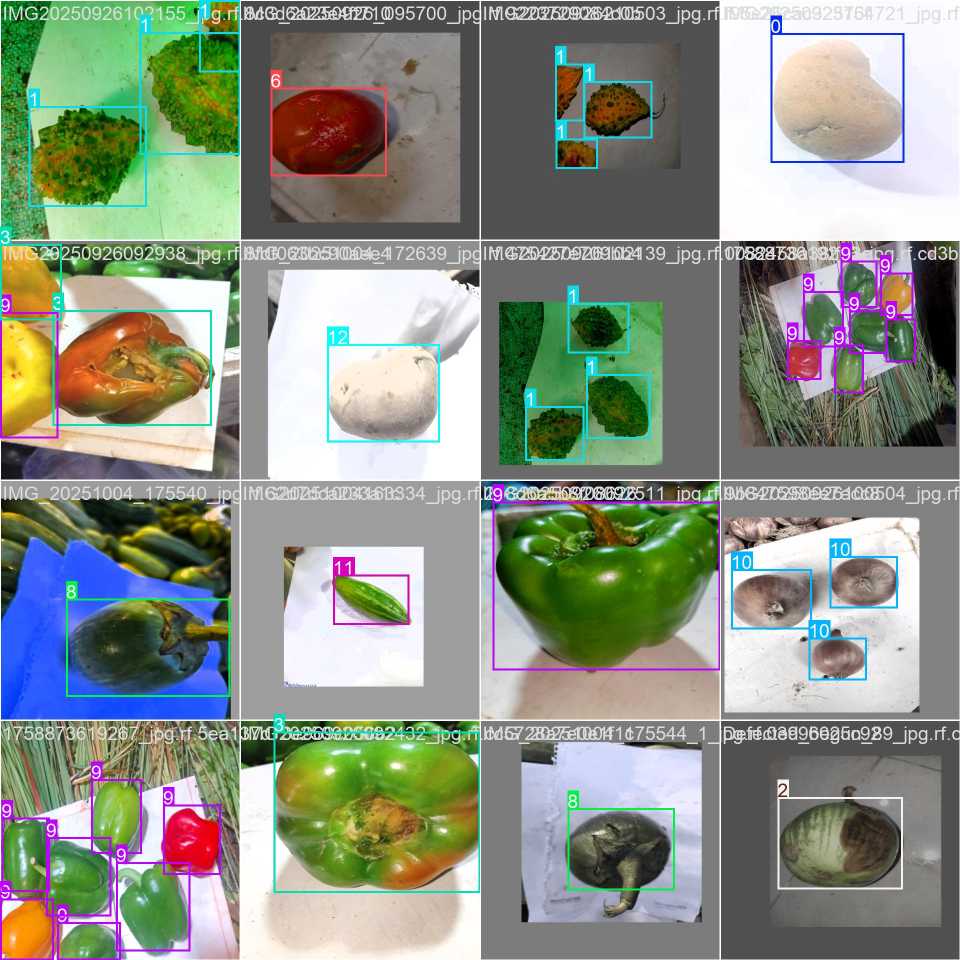
#> input picture models/yolo_bulb_detector/train_batch0.jpg, 1920 x 1920 px (shown at 1/2 size)
$ python -i augmentations.py   (imports and definitions only)
#> lines starting #> are read from the running program, lines starting #| are printed output that depends on the picture
import random
from PIL import Image, ImageEnhance, ImageFilter

class AgriculturalImageAugmenter:
    """
    Realistic Agricultural Augmenter for Onion Defect Detection.
    Maintains visual authenticity of rot, skin splits, and sprout characteristics.
    """
    def __init__(self, rotation_deg=15, brightness_range=(0.85, 1.15), contrast_range=(0.9, 1.1)):
        self.rotation_deg = rotation_deg
        self.brightness_range = brightness_range
        self.contrast_range = contrast_range

    def augment(self, image: Image.Image) -> Image.Image:
        img = image.copy()

        # 1. Random Mild Rotation (-15 to +15 deg)
        if random.random() > 0.5:
            angle = random.uniform(-self.rotation_deg, self.rotation_deg)
            img = img.rotate(angle, resample=Image.BICUBIC, expand=False)

        # 2. Horizontal Flip
        if random.random() > 0.5:
            img = img.transpose(Image.FLIP_LEFT_RIGHT)

        # 3. Mild Lighting & Brightness Variation (Simulating Field Shadow / Sunlight)
        if random.random() > 0.4:
            factor = random.uniform(*self.brightness_range)
            img = ImageEnhance.Brightness(img).enhance(factor)

        # 4. Contrast Variation
        if random.random() > 0.4:
            factor = random.uniform(*self.contrast_range)
            img = ImageEnhance.Contrast(img).enhance(factor)

        # 5. Mild Blur (Simulating Lens Dust or Motion Blur)
        if random.random() > 0.8:
            img = img.filter(ImageFilter.GaussianBlur(radius=random.uniform(0.3, 0.8)))

        return img

>>> from PIL import Image
>>> picture = Image.open('../../models/yolo_bulb_detector/train_batch0.jpg')
#> picture is the input picture: PIL image 1920x1920 RGB; mean R, G, B 138.9, 145.9, 133.5
>>> result = AgriculturalImageAugmenter().augment(picture)
#> in augment, `img = img.rotate(angle, resample=Image.BICUBIC, expand=False)`:
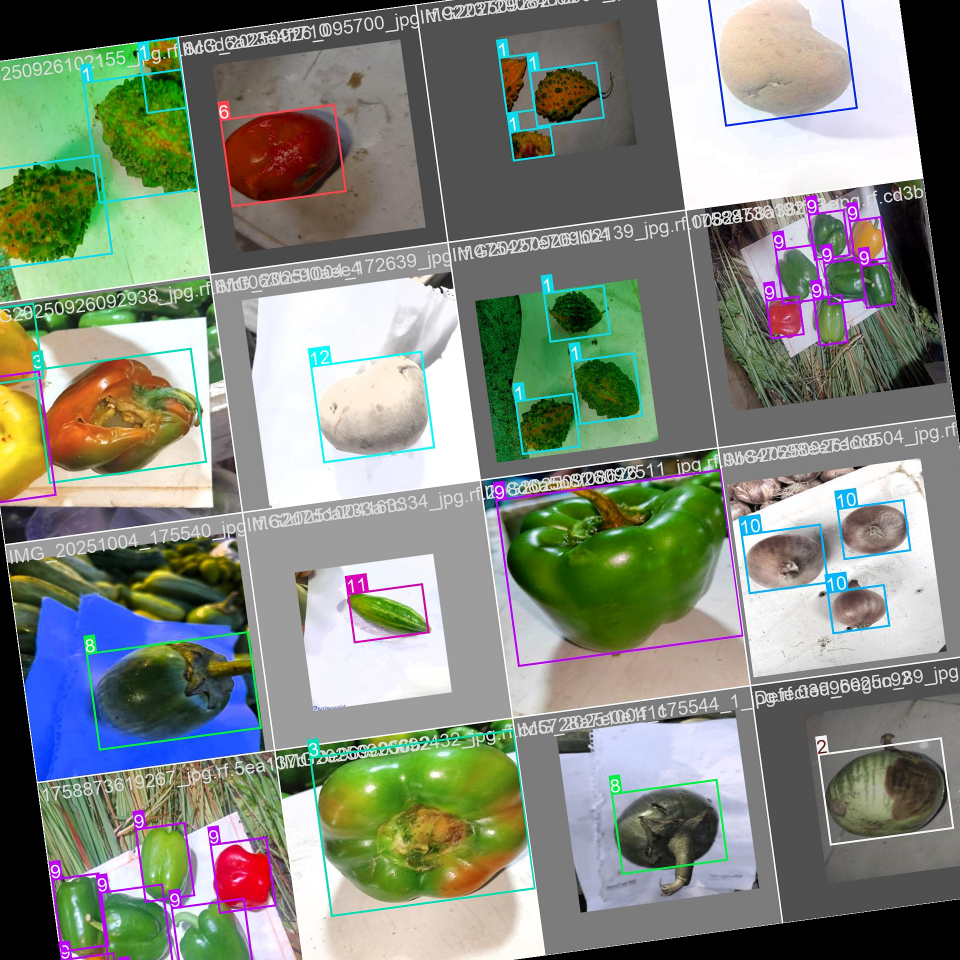
#> img: PIL image 1920x1920 RGB (shown at 1/2 size); mean R, G, B 129.3, 135.9, 124.5

$ run again, on models/yolo_bulb_detector/train_batch1.jpg
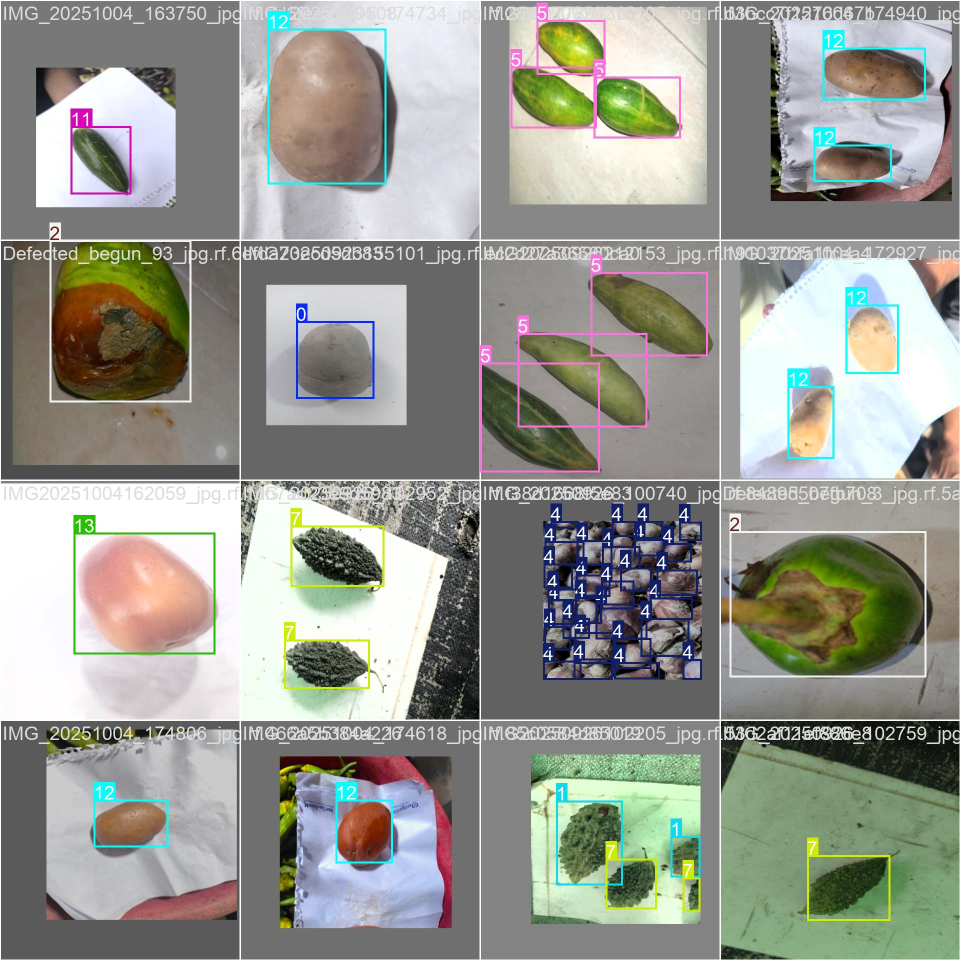
#> input picture models/yolo_bulb_detector/train_batch1.jpg, 1920 x 1920 px (shown at 1/2 size)
#> picture is the input picture: PIL image 1920x1920 RGB; mean R, G, B 150.3, 152.1, 144
#> in augment, `img = img.rotate(angle, resample=Image.BICUBIC, expand=False)`:
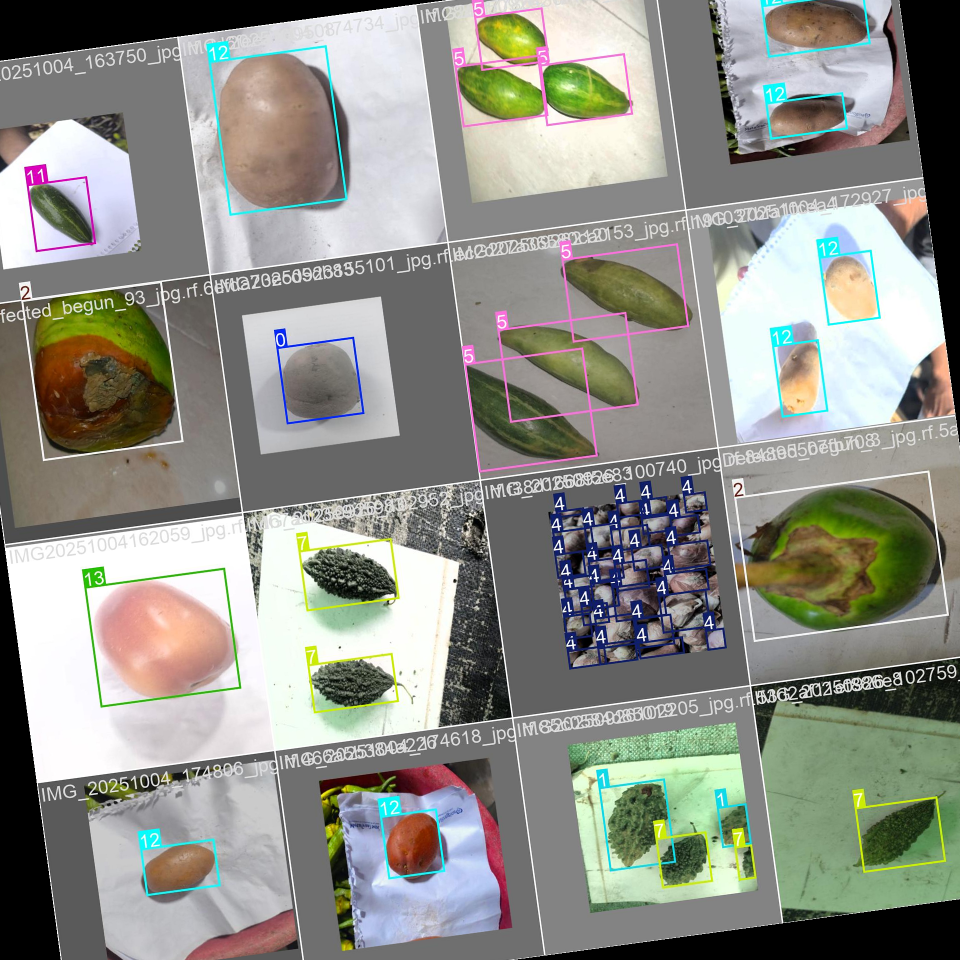
#> img: PIL image 1920x1920 RGB (shown at 1/2 size); mean R, G, B 142.4, 143.8, 136.1

$ run again, on models/yolo_bulb_detector/train_batch2.jpg
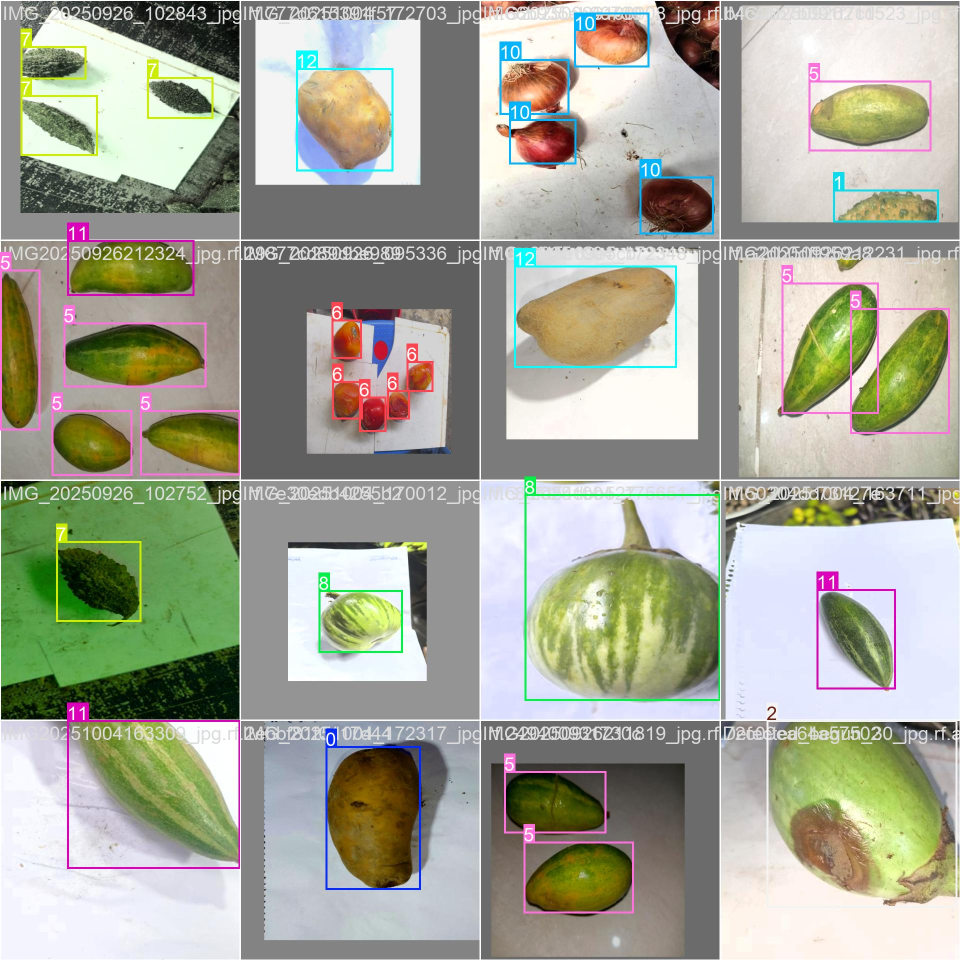
#> input picture models/yolo_bulb_detector/train_batch2.jpg, 1920 x 1920 px (shown at 1/2 size)
#> picture is the input picture: PIL image 1920x1920 RGB; mean R, G, B 164.4, 166.1, 151.1
#> in augment, `img = img.rotate(angle, resample=Image.BICUBIC, expand=False)`:
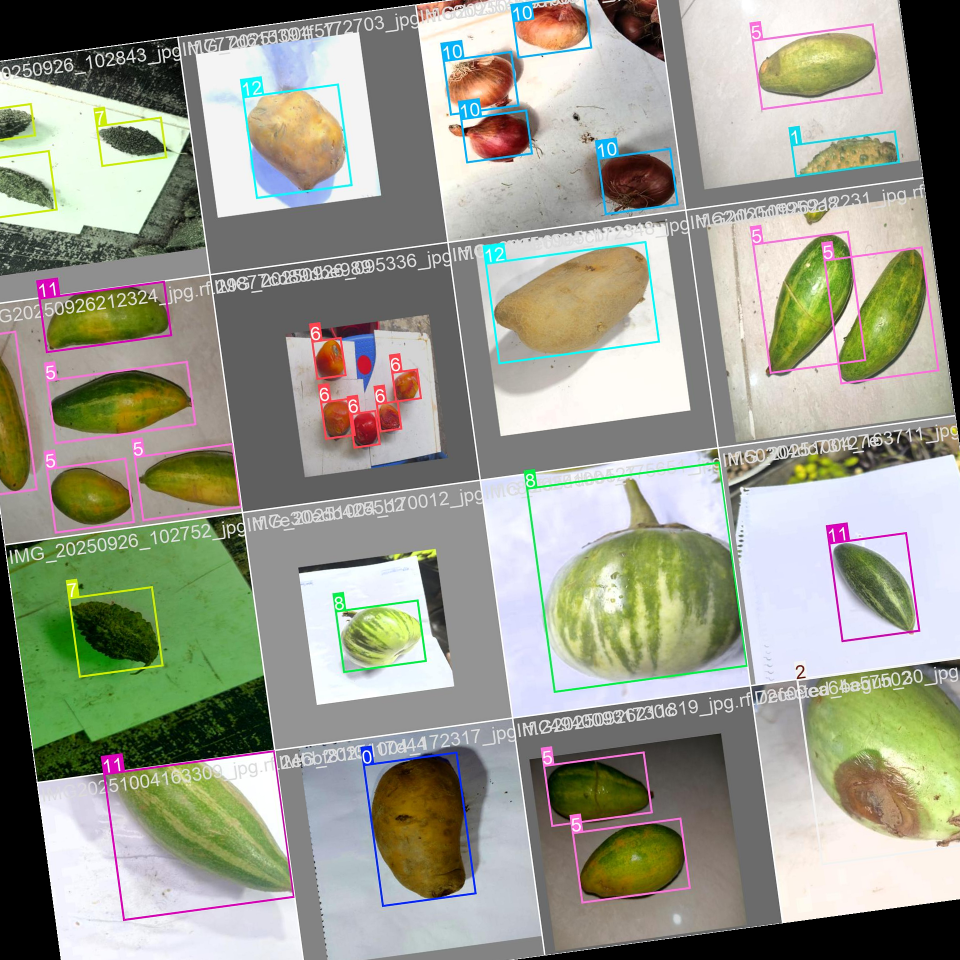
#> img: PIL image 1920x1920 RGB (shown at 1/2 size); mean R, G, B 152.4, 154.2, 139.8
